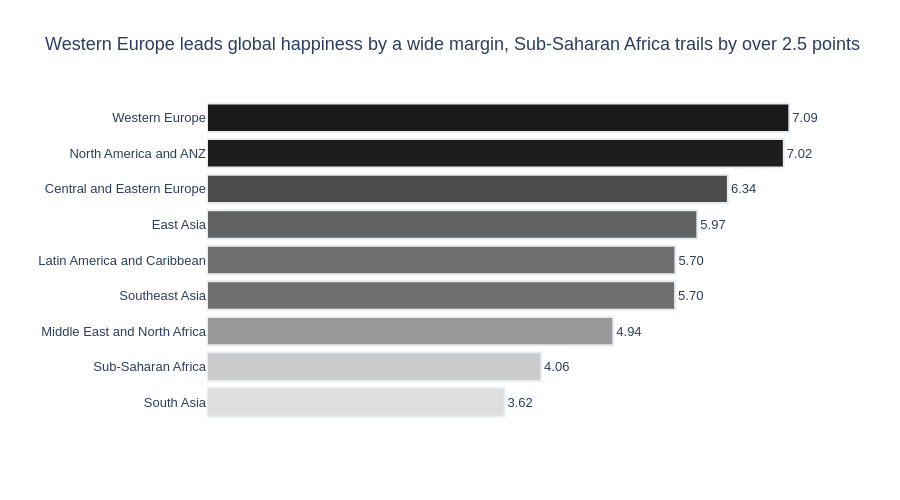

The notebook cell this image was saved under:
### Markdown cell above
---
## Main Task — Model Answer

**Story:** Western Europe sits in a league of its own — more than 1.5 points above the nearest region. Sub-Saharan Africa and South Asia trail by over 2.5 points.

### Code cell
# ── DESIGN DECISIONS ────────────────────────────────────────────────
# 1. Horizontal orientation: region names are long (Rule 3)
# 2. Sorted ascending so happiest region sits at top (Rule 2)
# 3. xaxis range=[0, 8.2] enforces zero baseline (Rule 1)
# 4. Sequential colour scale (Blues) reinforces the ranking — these are
#    ordered values, not distinct categories, so a gradient is appropriate
# 5. Value labels outside bars replace the x-axis tick labels (cleaner)
# 6. Insight title names the outlier and the direction
# ────────────────────────────────────────────────────────────────────

region_avg = df.groupby('Region')['Happiness_Score'].mean().reset_index().sort_values('Happiness_Score')

fig = px.bar(
    data_frame=region_avg,
    x='Happiness_Score', y='Region', orientation='h',
    color='Happiness_Score', color_continuous_scale='greys', 
    range_color=[2.5, 7.5], # controls min and max depth of color on the color gradient
    text=region_avg['Happiness_Score'].round(2), # text over or inside the bars
    title='Western Europe leads global happiness by a wide margin, Sub-Saharan Africa trails by over 2.5 points',
    labels={'Happiness_Score': '', 'Region': ''}
)

fig.update_traces(
    texttemplate='%{text:.2f}', 
    textposition='outside', # controls where the text on the bars is positioned
    marker_line_width=2 # changes the border width
)

fig.update_layout(
    xaxis=dict(showticklabels=False, showgrid=False),
    yaxis=dict(gridcolor='white'),
    plot_bgcolor='white', paper_bgcolor='white',
    font=dict(family='Arial', size=13),
    coloraxis_showscale=False,
    height=500
)
fig.show()

### Figure 1 — Plotly figure (JSON) as saved in the notebook; plotly's stock layout.template omitted (floating-point values rounded to 4 significant figures)
{"data": [{"hovertemplate": "=%{marker.color}<br>text=%{text}<extra></extra>", "legendgroup": "", "marker": {"color": [3.618, 4.065, 4.943, 5.695, 5.699, 5.966, 6.338, 7.018, 7.086], "coloraxis": "coloraxis", "line": {"width": 2}, "pattern": {"shape": ""}}, "name": "", "orientation": "h", "showlegend": false, "text": [3.62, 4.06, 4.94, 5.7, 5.7, 5.97, 6.34, 7.02, 7.09], "textposition": "outside", "texttemplate": "%{text:.2f}", "type": "bar", "x": [3.618, 4.065, 4.943, 5.695, 5.699, 5.966, 6.338, 7.018, 7.086], "xaxis": "x", "y": ["South Asia", "Sub-Saharan Africa", "Middle East and North Africa", "Southeast Asia", "Latin America and Caribbean", "East Asia", "Central and Eastern Europe", "North America and ANZ", "Western Europe"], "yaxis": "y"}], "layout": {"barmode": "relative", "coloraxis": {"cmax": 7.5, "cmin": 2.5, "colorbar": {"title": {"text": ""}}, "colorscale": [[0, "rgb(255,255,255)"], [0.125, "rgb(240,240,240)"], [0.25, "rgb(217,217,217)"], [0.375, "rgb(189,189,189)"], [0.5, "rgb(150,150,150)"], [0.625, "rgb(115,115,115)"], [0.75, "rgb(82,82,82)"], [0.875, "rgb(37,37,37)"], [1, "rgb(0,0,0)"]], "showscale": false}, "font": {"family": "Arial", "size": 13}, "height": 500, "legend": {"tracegroupgap": 0}, "paper_bgcolor": "white", "plot_bgcolor": "white", "title": {"text": "Western Europe leads global happiness by a wide margin, Sub-Saharan Africa trails by over 2.5 points"}, "xaxis": {"anchor": "y", "domain": [0, 1], "showgrid": false, "showticklabels": false, "title": {"text": ""}}, "yaxis": {"anchor": "x", "domain": [0, 1], "gridcolor": "white", "title": {"text": ""}}}}
